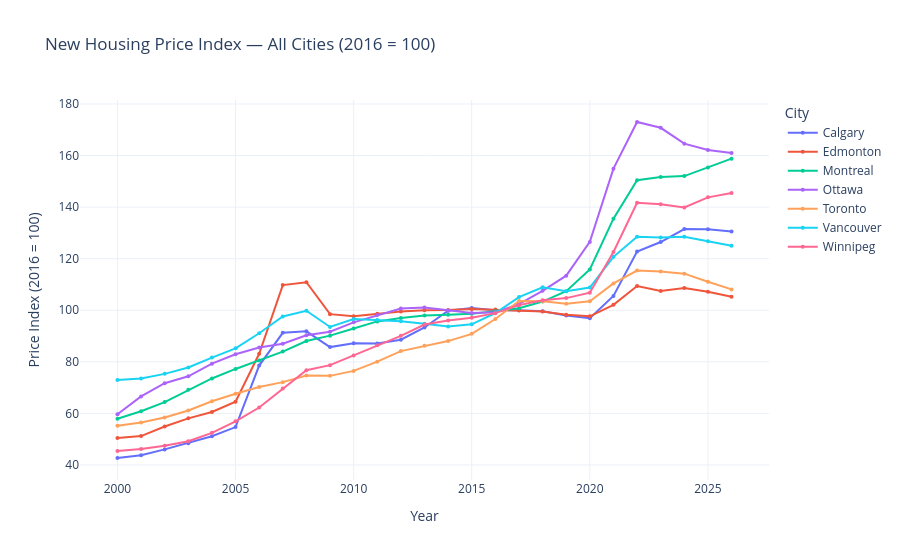

Write notebook code for a chart like this one.
### Markdown cell above
### Price index over time, all cities

The raw price index for new housing across all seven cities. The index is set to 100 in December 2016, so a value of 150 means prices are 50% higher than that month. Watch for when the lines start diverging.

### Code cell
df_hpi = pd.read_sql_query(
    "SELECT year, city, price_index FROM housing_price_index ORDER BY city, year",
    conn,
)

fig1 = px.line(
    df_hpi,
    x="year",
    y="price_index",
    color="city",
    markers=True,
    title="New Housing Price Index — All Cities (2016 = 100)",
    labels={"year": "Year", "price_index": "Price Index", "city": "City"},
)
fig1.update_traces(marker_size=4)
fig1.update_layout(
    hovermode="x unified",
    template="plotly_white",
    legend_title_text="City",
    yaxis_title="Price Index (2016 = 100)",
)
fig1.show()

### Figure 1 — Plotly figure (JSON) as saved in the notebook; plotly's stock layout.template omitted (floating-point values rounded to 4 significant figures)
{"data": [{"hovertemplate": "City=Calgary<br>Year=%{x}<br>Price Index=%{y}<extra></extra>", "legendgroup": "Calgary", "line": {"color": "#636efa", "dash": "solid"}, "marker": {"size": 4, "symbol": "circle"}, "mode": "lines+markers", "name": "Calgary", "orientation": "v", "showlegend": true, "type": "scatter", "x": [2000, 2001, 2002, 2003, 2004, 2005, 2006, 2007, 2008, 2009, 2010, 2011, 2012, 2013, 2014, 2015, 2016, 2017, 2018, 2019, 2020, 2021, 2022, 2023, 2024, 2025, 2026], "xaxis": "x", "y": [42.7, 43.74, 46.04, 48.45, 51.13, 54.68, 78.56, 91.24, 91.83, 85.71, 87.23, 87.1, 88.56, 93.31, 99.82, 100.9, 100.0, 100.0, 99.63, 97.93, 96.88, 105.6, 122.8, 126.5, 131.5, 131.4, 130.6], "yaxis": "y"}, {"hovertemplate": "City=Edmonton<br>Year=%{x}<br>Price Index=%{y}<extra></extra>", "legendgroup": "Edmonton", "line": {"color": "#EF553B", "dash": "solid"}, "marker": {"size": 4, "symbol": "circle"}, "mode": "lines+markers", "name": "Edmonton", "orientation": "v", "showlegend": true, "type": "scatter", "x": [2000, 2001, 2002, 2003, 2004, 2005, 2006, 2007, 2008, 2009, 2010, 2011, 2012, 2013, 2014, 2015, 2016, 2017, 2018, 2019, 2020, 2021, 2022, 2023, 2024, 2025, 2026], "xaxis": "x", "y": [50.42, 51.21, 54.92, 58.08, 60.56, 64.52, 83.13, 109.8, 110.9, 98.5, 97.72, 98.62, 99.54, 99.97, 100.1, 100.5, 100.3, 99.95, 99.55, 98.28, 97.64, 102.1, 109.4, 107.5, 108.7, 107.2, 105.2], "yaxis": "y"}, {"hovertemplate": "City=Montreal<br>Year=%{x}<br>Price Index=%{y}<extra></extra>", "legendgroup": "Montreal", "line": {"color": "#00cc96", "dash": "solid"}, "marker": {"size": 4, "symbol": "circle"}, "mode": "lines+markers", "name": "Montreal", "orientation": "v", "showlegend": true, "type": "scatter", "x": [2000, 2001, 2002, 2003, 2004, 2005, 2006, 2007, 2008, 2009, 2010, 2011, 2012, 2013, 2014, 2015, 2016, 2017, 2018, 2019, 2020, 2021, 2022, 2023, 2024, 2025, 2026], "xaxis": "x", "y": [57.95, 60.85, 64.38, 69.12, 73.55, 77.24, 80.53, 83.97, 88.09, 90.16, 92.96, 95.67, 96.98, 97.92, 98.3, 98.62, 99.62, 100.8, 103.4, 107.4, 115.8, 135.5, 150.4, 151.6, 152.0, 155.3, 158.8], "yaxis": "y"}, {"hovertemplate": "City=Ottawa<br>Year=%{x}<br>Price Index=%{y}<extra></extra>", "legendgroup": "Ottawa", "line": {"color": "#ab63fa", "dash": "solid"}, "marker": {"size": 4, "symbol": "circle"}, "mode": "lines+markers", "name": "Ottawa", "orientation": "v", "showlegend": true, "type": "scatter", "x": [2000, 2001, 2002, 2003, 2004, 2005, 2006, 2007, 2008, 2009, 2010, 2011, 2012, 2013, 2014, 2015, 2016, 2017, 2018, 2019, 2020, 2021, 2022, 2023, 2024, 2025, 2026], "xaxis": "x", "y": [59.67, 66.58, 71.7, 74.39, 79.3, 82.95, 85.52, 87.01, 90.32, 91.67, 95.32, 98.15, 100.7, 101.1, 99.91, 98.94, 99.22, 102.4, 107.5, 113.4, 126.5, 154.9, 173.0, 170.8, 164.6, 162.2, 160.9], "yaxis": "y"}, {"hovertemplate": "City=Toronto<br>Year=%{x}<br>Price Index=%{y}<extra></extra>", "legendgroup": "Toronto", "line": {"color": "#FFA15A", "dash": "solid"}, "marker": {"size": 4, "symbol": "circle"}, "mode": "lines+markers", "name": "Toronto", "orientation": "v", "showlegend": true, "type": "scatter", "x": [2000, 2001, 2002, 2003, 2004, 2005, 2006, 2007, 2008, 2009, 2010, 2011, 2012, 2013, 2014, 2015, 2016, 2017, 2018, 2019, 2020, 2021, 2022, 2023, 2024, 2025, 2026], "xaxis": "x", "y": [55.17, 56.49, 58.38, 61.11, 64.72, 67.64, 70.22, 72.12, 74.67, 74.56, 76.48, 80.05, 84.16, 86.22, 88.04, 90.85, 96.62, 103.6, 103.5, 102.5, 103.5, 110.4, 115.4, 115.1, 114.2, 111.0, 108.1], "yaxis": "y"}, {"hovertemplate": "City=Vancouver<br>Year=%{x}<br>Price Index=%{y}<extra></extra>", "legendgroup": "Vancouver", "line": {"color": "#19d3f3", "dash": "solid"}, "marker": {"size": 4, "symbol": "circle"}, "mode": "lines+markers", "name": "Vancouver", "orientation": "v", "showlegend": true, "type": "scatter", "x": [2000, 2001, 2002, 2003, 2004, 2005, 2006, 2007, 2008, 2009, 2010, 2011, 2012, 2013, 2014, 2015, 2016, 2017, 2018, 2019, 2020, 2021, 2022, 2023, 2024, 2025, 2026], "xaxis": "x", "y": [72.97, 73.51, 75.33, 77.82, 81.65, 85.22, 91.08, 97.58, 99.81, 93.51, 96.57, 96.27, 95.75, 94.77, 93.66, 94.56, 98.93, 105.1, 108.9, 107.4, 108.8, 120.7, 128.5, 128.2, 128.5, 126.7, 125.0], "yaxis": "y"}, {"hovertemplate": "City=Winnipeg<br>Year=%{x}<br>Price Index=%{y}<extra></extra>", "legendgroup": "Winnipeg", "line": {"color": "#FF6692", "dash": "solid"}, "marker": {"size": 4, "symbol": "circle"}, "mode": "lines+markers", "name": "Winnipeg", "orientation": "v", "showlegend": true, "type": "scatter", "x": [2000, 2001, 2002, 2003, 2004, 2005, 2006, 2007, 2008, 2009, 2010, 2011, 2012, 2013, 2014, 2015, 2016, 2017, 2018, 2019, 2020, 2021, 2022, 2023, 2024, 2025, 2026], "xaxis": "x", "y": [45.42, 46.23, 47.44, 49.18, 52.47, 56.91, 62.29, 69.67, 76.76, 78.71, 82.46, 86.43, 90.08, 94.47, 96.02, 97.08, 98.88, 102.0, 103.9, 104.7, 106.8, 122.6, 141.7, 141.1, 139.9, 143.8, 145.4], "yaxis": "y"}], "layout": {"hovermode": "x unified", "legend": {"title": {"text": "City"}, "tracegroupgap": 0}, "title": {"text": "New Housing Price Index — All Cities (2016 = 100)"}, "xaxis": {"anchor": "y", "domain": [0, 1], "title": {"text": "Year"}}, "yaxis": {"anchor": "x", "domain": [0, 1], "title": {"text": "Price Index (2016 = 100)"}}}}
